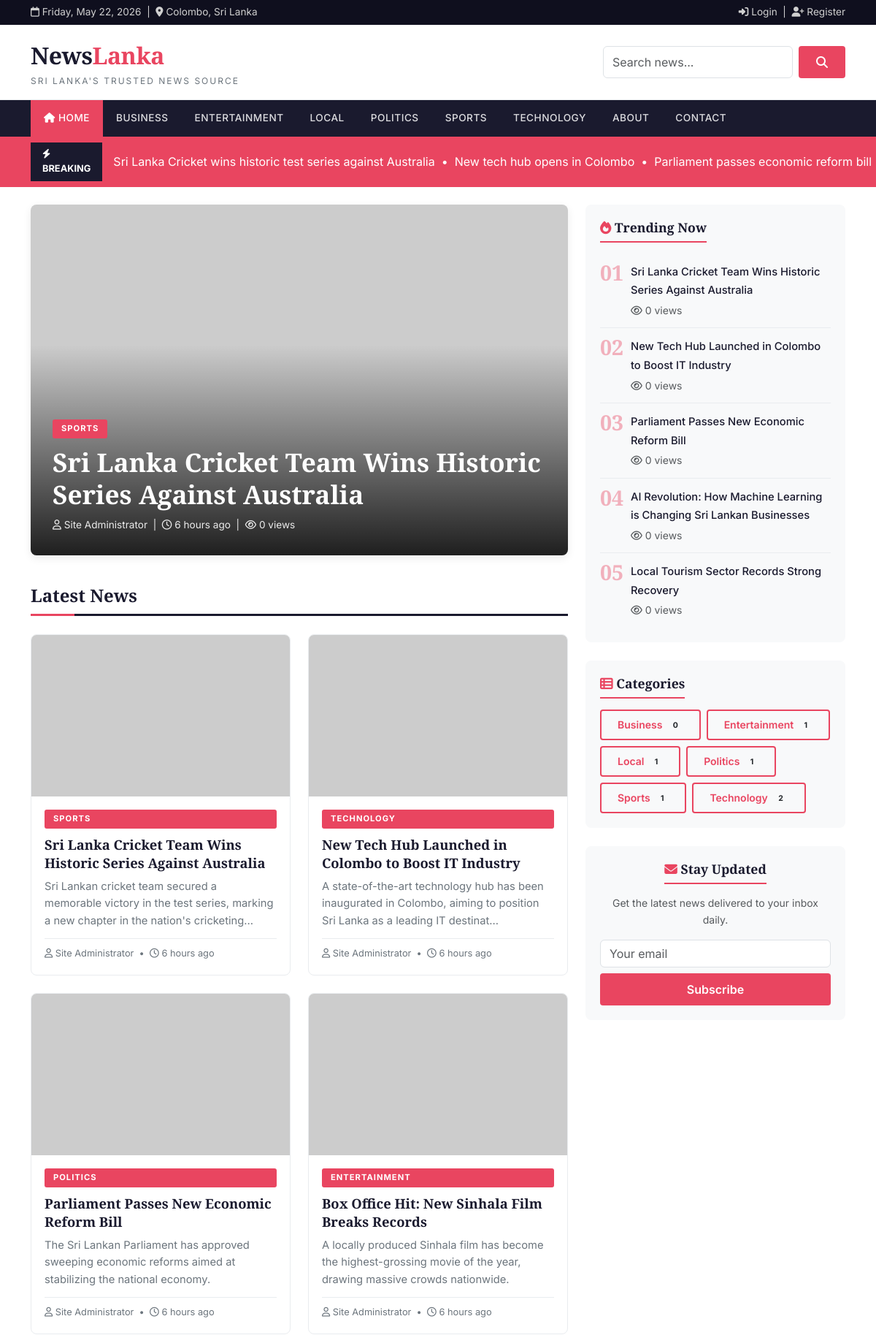
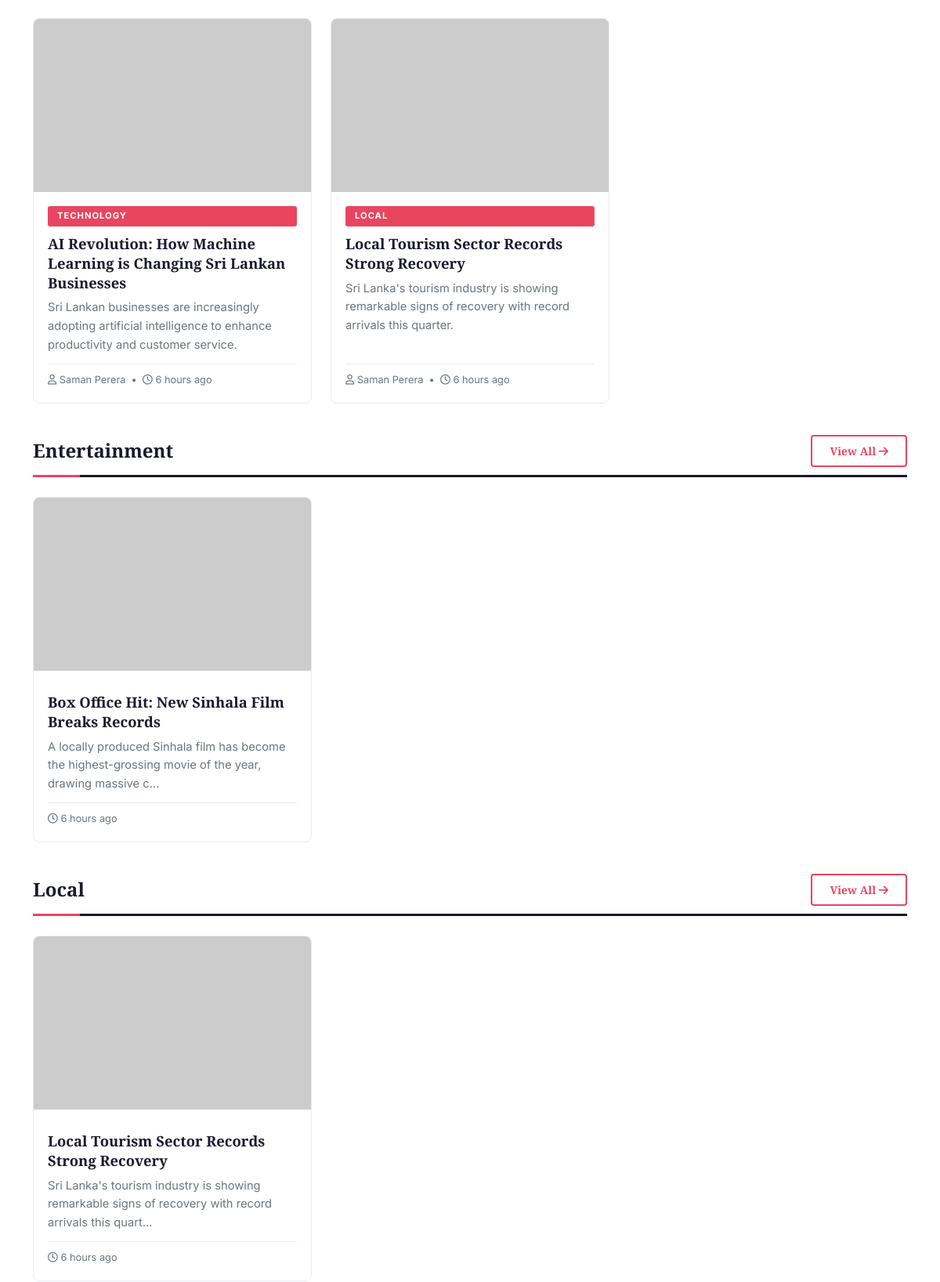
The page /public/index.php (upper part) on the database its author committed (2 pictures, top to bottom).
### tables this page shows
CREATE TABLE categories (
    id INT AUTO_INCREMENT PRIMARY KEY,
    name VARCHAR(80) NOT NULL UNIQUE,
    slug VARCHAR(100) NOT NULL UNIQUE,
    description TEXT,
    created_at TIMESTAMP DEFAULT CURRENT_TIMESTAMP
);

CREATE TABLE articles (
    id INT AUTO_INCREMENT PRIMARY KEY,
    title VARCHAR(255) NOT NULL,
    slug VARCHAR(280) NOT NULL UNIQUE,
    excerpt VARCHAR(500),
    content LONGTEXT NOT NULL,
    image VARCHAR(255),
    category_id INT NOT NULL,
    author_id INT NOT NULL,
    status ENUM('draft', 'published') DEFAULT 'draft',
    is_featured TINYINT(1) DEFAULT 0,
    views INT UNSIGNED DEFAULT 0,
    created_at TIMESTAMP DEFAULT CURRENT_TIMESTAMP,
    updated_at TIMESTAMP DEFAULT CURRENT_TIMESTAMP ON UPDATE CURRENT_TIMESTAMP,
    INDEX idx_status (status),
    INDEX idx_category (category_id),
    INDEX idx_created (created_at),
    FOREIGN KEY (category_id) REFERENCES categories(id) ON DELETE CASCADE,
    FOREIGN KEY (author_id) REFERENCES users(id) ON DELETE CASCADE
);

CREATE TABLE users (
    id INT AUTO_INCREMENT PRIMARY KEY,
    name VARCHAR(100) NOT NULL,
    email VARCHAR(150) NOT NULL UNIQUE,
    password VARCHAR(255) NOT NULL,
    role ENUM('admin', 'user') NOT NULL DEFAULT 'user',
    avatar VARCHAR(255) DEFAULT NULL,
    bio TEXT DEFAULT NULL,
    created_at TIMESTAMP DEFAULT CURRENT_TIMESTAMP
);

### includes/auth.php (called while the page is built, shortened)
<?php
require_once __DIR__ . '/functions.php';
function is_logged_in() {
    return isset($_SESSION['user_id']);
}

### includes/functions.php (called while the page is built, shortened)
<?php
require_once __DIR__ . '/db.php';
require_once __DIR__ . '/auth.php';
function e($string) {
    return htmlspecialchars($string ?? '', ENT_QUOTES, 'UTF-8');
}
function time_ago($datetime) {
    $time = time() - strtotime($datetime);
    if ($time < 86400) return floor($time / 3600) . ' hours ago';
    return format_date($datetime);
}
function truncate($text, $length = 150) {
    $text = strip_tags($text);
    if (strlen($text) <= $length) return $text;
    return substr($text, 0, $length) . '...';
}
function article_image_url($filename) {
    if (!empty($filename)) {
        $upload_path  = UPLOAD_DIR . $filename;
        $default_path = __DIR__ . '/../public/assets/images/defaults/' . $filename;
        $seed_map = [
            'cricket-default.jpg'       => 'https://picsum.photos/seed/cricket/800/500',
            'tech-default.jpg'          => 'https://picsum.photos/seed/tech/800/500',
            'politics-default.jpg'      => 'https://picsum.photos/seed/politics/800/500',
            'local-default.jpg'         => 'https://picsum.photos/seed/srilanka/800/500',
            'entertainment-default.jpg' => 'https://picsum.photos/seed/cinema/800/500',
            'business-default.jpg'      => 'https://picsum.photos/seed/business/800/500',
        ];
        if (isset($seed_map[$filename])) return $seed_map[$filename];
    }
    return 'https://picsum.photos/seed/newslanka/800/500';
}

### includes/db.php (called while the page is built, shortened)
<?php
class Database {
    private static $instance = null;
    private $pdo;
    private function __construct() {
        $dsn = "mysql:host=" . DB_HOST . ";dbname=" . DB_NAME . ";charset=" . DB_CHARSET;
        $options = [
            PDO::ATTR_ERRMODE            => PDO::ERRMODE_EXCEPTION,
            PDO::ATTR_DEFAULT_FETCH_MODE => PDO::FETCH_ASSOC,
            PDO::ATTR_EMULATE_PREPARES   => false,
        ];
        try {
            $this->pdo = new PDO($dsn, DB_USER, DB_PASS, $options);
        } catch (PDOException $e) {
            die("Database connection failed: " . $e->getMessage());
        }
    }
    public static function getInstance() {
        if (self::$instance === null) {
            self::$instance = new self();
        }
        return self::$instance;
    }
    public function getConnection() {
        return $this->pdo;
    }
}
function db() {
    return Database::getInstance()->getConnection();
}

### public/index.php (the view, shortened to what this page needs)
<?php
require_once __DIR__ . '/../includes/functions.php';
$active_nav = 'home';
$featured = db()->query("
    SELECT a.*, c.name AS cat_name, c.slug AS cat_slug, u.name AS author_name
    FROM articles a
    JOIN categories c ON a.category_id = c.id
    JOIN users u ON a.author_id = u.id
    WHERE a.status = 'published' AND a.is_featured = 1
    ORDER BY a.created_at DESC LIMIT 1
")->fetch();
$latest = db()->query("
    SELECT a.*, c.name AS cat_name, c.slug AS cat_slug, u.name AS author_name
    FROM articles a
    JOIN categories c ON a.category_id = c.id
    JOIN users u ON a.author_id = u.id
    WHERE a.status = 'published'
    ORDER BY a.created_at DESC LIMIT 6
")->fetchAll();
$trending = db()->query("
    SELECT id, title, slug, views FROM articles
    WHERE status = 'published'
    ORDER BY views DESC, created_at DESC LIMIT 5
")->fetchAll();
$categories_with_articles = db()->query("
    SELECT id, name, slug FROM categories ORDER BY name LIMIT 4
")->fetchAll();
include __DIR__ . '/../includes/header.php';
?>
<div class="breaking-bar">
    <div class="container d-flex align-items-center">
        <span class="label"><i class="fas fa-bolt"></i> Breaking</span>
        <div class="ticker">
            Sri Lanka Cricket wins historic test series against Australia &nbsp;•&nbsp;
            New tech hub opens in Colombo &nbsp;•&nbsp;
            Parliament passes economic reform bill &nbsp;•&nbsp;
            Tourism sector records strong recovery
        </div>
    </div>
</div>
<div class="container py-4">
    <div class="row">
        <div class="col-lg-8">
            <?php if ($featured): ?>
            <div class="hero-section" style="background-image:url('<?= e(article_image_url($featured['image'])) ?>');">
                <div class="hero-overlay">
                    <div>
                        <a href="category.php?slug=<?= urlencode($featured['cat_slug']) ?>" class="cat-badge"><?= e($featured['cat_name']) ?></a>
                    </div>
                    <h2><a href="article.php?slug=<?= urlencode($featured['slug']) ?>"><?= e($featured['title']) ?></a></h2>
                    <div class="hero-meta">
                        <i class="far fa-user"></i> <?= e($featured['author_name']) ?>
                        &nbsp;|&nbsp;
                        <i class="far fa-clock"></i> <?= time_ago($featured['created_at']) ?>
                        &nbsp;|&nbsp;
                        <i class="far fa-eye"></i> <?= number_format($featured['views']) ?> views
                    </div>
                </div>
            </div>
            <?php endif; ?>
            <h3 class="section-title">Latest News</h3>
            <div class="row g-4">
                <?php foreach ($latest as $a): ?>
                <div class="col-md-6">
                    <div class="article-card">
                        <a href="article.php?slug=<?= urlencode($a['slug']) ?>" class="card-img-wrap">
                            <img src="<?= e(article_image_url($a['image'])) ?>" alt="<?= e($a['title']) ?>">
                        </a>
                        <div class="card-body">
                            <a href="category.php?slug=<?= urlencode($a['cat_slug']) ?>" class="cat-badge"><?= e($a['cat_name']) ?></a>
                            <h5><a href="article.php?slug=<?= urlencode($a['slug']) ?>"><?= e($a['title']) ?></a></h5>
                            <p class="excerpt"><?= e(truncate($a['excerpt'] ?? $a['content'], 120)) ?></p>
                            <div class="meta">
                                <i class="far fa-user"></i> <?= e($a['author_name']) ?>
                                &nbsp;•&nbsp;
                                <i class="far fa-clock"></i> <?= time_ago($a['created_at']) ?>
                            </div>
                        </div>
                    </div>
                </div>
                <?php endforeach; ?>
            </div>
        </div>
        <div class="col-lg-4">
            <div class="sidebar-widget">
                <h5><i class="fas fa-fire text-accent"></i> Trending Now</h5>
                <ul class="trending-list">
                    <?php foreach ($trending as $i => $t): ?>
                        <li>
                            <span class="num"><?= str_pad($i + 1, 2, '0', STR_PAD_LEFT) ?></span>
                            <div>
                                <a href="article.php?slug=<?= urlencode($t['slug']) ?>"><?= e($t['title']) ?></a>
                                <div class="small text-muted mt-1"><i class="far fa-eye"></i> <?= number_format($t['views']) ?> views</div>
                            </div>
                        </li>
                    <?php endforeach; ?>
                </ul>
            </div>
            <div class="sidebar-widget">
                <h5><i class="fas fa-th-list text-accent"></i> Categories</h5>
                <div class="d-flex flex-wrap gap-2">
                    <?php
                    $all_cats = db()->query("
                        SELECT c.name, c.slug, COUNT(a.id) cnt
                        FROM categories c
                        LEFT JOIN articles a ON a.category_id = c.id AND a.status='published'
                        GROUP BY c.id ORDER BY c.name
                    ")->fetchAll();
                    foreach ($all_cats as $cat): ?>
                        <a href="category.php?slug=<?= urlencode($cat['slug']) ?>" class="btn btn-outline-accent btn-sm">
                            <?= e($cat['name']) ?> <span class="badge bg-light text-dark ms-1"><?= $cat['cnt'] ?></span>
                        </a>
                    <?php endforeach; ?>
                </div>
            </div>
            <div class="sidebar-widget text-center">
                <h5><i class="fas fa-envelope text-accent"></i> Stay Updated</h5>
                <p class="small text-muted">Get the latest news delivered to your inbox daily.</p>
                <form>
                    <input type="email" class="form-control mb-2" placeholder="Your email" required>
                    <button type="submit" class="btn btn-accent w-100">Subscribe</button>
                </form>
            </div>
        </div>
    </div>
    <?php foreach ($categories_with_articles as $cat):
        $stmt = db()->prepare("
            SELECT a.*, u.name AS author_name FROM articles a
            JOIN users u ON a.author_id = u.id
            WHERE a.category_id = :cid AND a.status = 'published'
            ORDER BY a.created_at DESC LIMIT 3
        ");
        $stmt->execute([':cid' => $cat['id']]);
        $cat_articles = $stmt->fetchAll();
        if (empty($cat_articles)) continue;
    ?>
    <h3 class="section-title d-flex justify-content-between align-items-center">
        <span><?= e($cat['name']) ?></span>
        <a href="category.php?slug=<?= urlencode($cat['slug']) ?>" class="btn btn-outline-accent btn-sm">View All <i class="fas fa-arrow-right"></i></a>
    </h3>
    <div class="row g-4">
        <?php foreach ($cat_articles as $a): ?>
        <div class="col-md-4">
            <div class="article-card">
                <a href="article.php?slug=<?= urlencode($a['slug']) ?>" class="card-img-wrap">
                    <img src="<?= e(article_image_url($a['image'])) ?>" alt="<?= e($a['title']) ?>">
                </a>
                <div class="card-body">
                    <h5><a href="article.php?slug=<?= urlencode($a['slug']) ?>"><?= e($a['title']) ?></a></h5>
                    <p class="excerpt"><?= e(truncate($a['excerpt'] ?? $a['content'], 100)) ?></p>
                    <div class="meta">
                        <i class="far fa-clock"></i> <?= time_ago($a['created_at']) ?>
                    </div>
                </div>
            </div>
        </div>
        <?php endforeach; ?>
    </div>
    <?php endforeach; ?>
</div>
<?php include __DIR__ . '/../includes/footer.php'; ?>

### includes/header.php (shortened to what this page needs)
<?php
require_once __DIR__ . '/auth.php';
$active_nav = $active_nav ?? '';
$nav_categories = db()->query("SELECT id, name, slug FROM categories ORDER BY name LIMIT 8")->fetchAll();
?>
<!DOCTYPE html>
<html lang="en">
<head>
    <link rel="stylesheet" href="https://cdn.jsdelivr.net/npm/bootstrap@5.3.2/dist/css/bootstrap.min.css">
    <link rel="stylesheet" href="https://cdnjs.cloudflare.com/ajax/libs/font-awesome/6.4.2/css/all.min.css">
    <link rel="stylesheet" href="<?= SITE_URL ?>/assets/css/style.css">
</head>
<body>
<div class="top-bar">
    <div class="container d-flex justify-content-between align-items-center">
        <div>
            <i class="far fa-calendar"></i> <?= date('l, F j, Y') ?>
            &nbsp;|&nbsp;
            <i class="fas fa-map-marker-alt"></i> Colombo, Sri Lanka
        </div>
        <div>
            <?php if (is_logged_in()): ?>
                <i class="fas fa-user-circle"></i> <?= e(current_user()['name']) ?>
                <?php if (is_admin()): ?>
                    &nbsp;|&nbsp;<a href="<?= ADMIN_URL ?>/index.php"><i class="fas fa-cog"></i> Admin</a>
                <?php endif; ?>
                &nbsp;|&nbsp;<a href="<?= SITE_URL ?>/logout.php"><i class="fas fa-sign-out-alt"></i> Logout</a>
            <?php else: ?>
                <a href="<?= SITE_URL ?>/login.php"><i class="fas fa-sign-in-alt"></i> Login</a>
                &nbsp;|&nbsp;
                <a href="<?= SITE_URL ?>/register.php"><i class="fas fa-user-plus"></i> Register</a>
            <?php endif; ?>
        </div>
    </div>
</div>
<header class="site-header py-3">
    <div class="container d-flex justify-content-between align-items-center">
        <a href="<?= SITE_URL ?>/index.php" class="text-decoration-none">
            <div class="brand">News<span class="accent">Lanka</span>
                <small><?= e(SITE_TAGLINE) ?></small>
            </div>
        </a>
        <form action="<?= SITE_URL ?>/search.php" method="get" class="d-none d-md-flex" style="min-width:300px;">
            <input type="search" name="q" id="liveSearch" class="form-control" placeholder="Search news..." value="<?= e($_GET['q'] ?? '') ?>" required>
            <button type="submit" class="btn btn-accent ms-2"><i class="fas fa-search"></i></button>
        </form>
    </div>
</header>
<nav class="navbar navbar-expand-lg navbar-news">
    <div class="container">
        <div class="collapse navbar-collapse" id="mainNav">
            <ul class="navbar-nav me-auto">
                <li class="nav-item">
                    <a class="nav-link <?= $active_nav === 'home' ? 'active' : '' ?>" href="<?= SITE_URL ?>/index.php">
                        <i class="fas fa-home"></i> Home
                    </a>
                </li>
                <?php foreach ($nav_categories as $cat): ?>
                <li class="nav-item">
                    <a class="nav-link <?= $active_nav === 'cat-' . $cat['slug'] ? 'active' : '' ?>" href="<?= SITE_URL ?>/category.php?slug=<?= urlencode($cat['slug']) ?>">
                        <?= e($cat['name']) ?>
                    </a>
                </li>
                <?php endforeach; ?>
                <li class="nav-item">
                    <a class="nav-link <?= $active_nav === 'about' ? 'active' : '' ?>" href="<?= SITE_URL ?>/about.php">About</a>
                </li>
                <li class="nav-item">
                    <a class="nav-link <?= $active_nav === 'contact' ? 'active' : '' ?>" href="<?= SITE_URL ?>/contact.php">Contact</a>
                </li>
            </ul>
        </div>
    </div>
</nav>

### includes/footer.php (shortened to what this page needs)
</body>
</html>

### rows shown on the page
categories: name "BUSINESS"
categories: name "ENTERTAINMENT", name "Entertainment"
categories: name "LOCAL", name "Local"
categories: name "POLITICS"
categories: name "SPORTS"
categories: name "TECHNOLOGY"
articles: title "Sri Lanka Cricket Team Wins Historic Series Against Australia", created_at "6 hours ago", views "0", category.name "SPORTS", excerpt "Sri Lankan cricket team secured a memorable victory in the test series, marking a new chapter in the nation's cricketing...", author.name "Site Administrator", i "01"
users: name "Site Administrator"
articles: category.name "TECHNOLOGY", title "New Tech Hub Launched in Colombo to Boost IT Industry", excerpt "A state-of-the-art technology hub has been inaugurated in Colombo, aiming to position Sri Lanka as a leading IT destinat...", author.name "Site Administrator", created_at "6 hours ago", i "02", views "0"
articles: category.name "POLITICS", title "Parliament Passes New Economic Reform Bill", excerpt "The Sri Lankan Parliament has approved sweeping economic reforms aimed at stabilizing the national economy.", author.name "Site Administrator", created_at "6 hours ago", i "03", views "0"
articles: category.name "ENTERTAINMENT", title "Box Office Hit: New Sinhala Film Breaks Records", excerpt "A locally produced Sinhala film has become the highest-grossing movie of the year, drawing massive crowds nationwide.", author.name "Site Administrator", created_at "6 hours ago", excerpt "A locally produced Sinhala film has become the highest-grossing movie of the year, drawing massive c..."
articles: category.name "TECHNOLOGY", title "AI Revolution: How Machine Learning is Changing Sri Lankan Businesses", excerpt "Sri Lankan businesses are increasingly adopting artificial intelligence to enhance productivity and customer service.", author.name "Saman Perera", created_at "6 hours ago", i "04", views "0"
articles: category.name "LOCAL", title "Local Tourism Sector Records Strong Recovery", excerpt "Sri Lanka's tourism industry is showing remarkable signs of recovery with record arrivals this quarter.", author.name "Saman Perera", created_at "6 hours ago", i "05", views "0", excerpt "Sri Lanka's tourism industry is showing remarkable signs of recovery with record arrivals this quart..."

### other values the page prints
SITE_TAGLINE "SRI LANKA'S TRUSTED NEWS SOURCE"
$cat['name'] "Business"
$cat['cnt'] "0"
$cat['name'] "Entertainment"
$cat['cnt'] "1"
$cat['name'] "Local"
$cat['name'] "Politics"
$cat['name'] "Sports"
$cat['name'] "Technology"
$cat['cnt'] "2"
